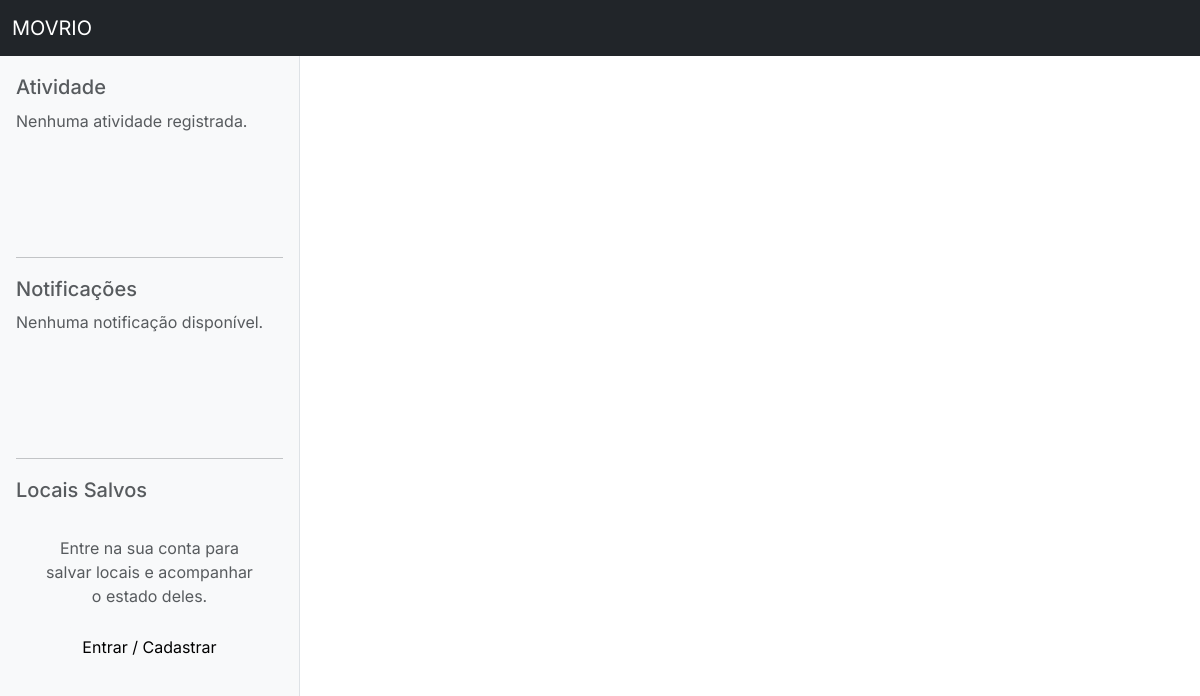
The app's page /, older data.
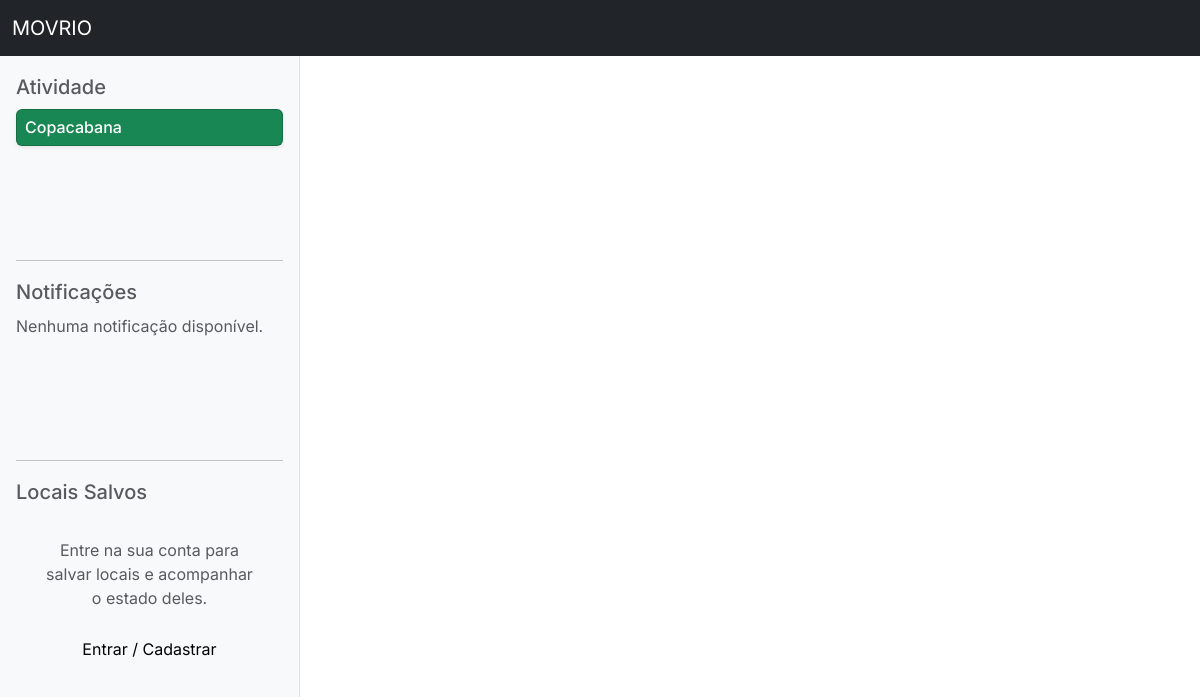
The same page, newer data.
### visualizer/models.py (models this page shows, shortened)
class Place(models.Model, Publisher):
    class PlaceType(models.TextChoices):
        RUA = "RUA", "Rua"
        PRAIA = "PRAIA", "Praia"
        BAIRRO = "BAIRRO", "Bairro"
        PONTO_TURISTICO = "PT_TUR", "Ponto Turístico"
        PRACA = "PRACA", "Praça"
    class StatusType(models.TextChoices):
        POUCO_MOVIMENTADO = "PM", "Pouco movimentado"
        MOVIMENTACAO_INTENSA = "MI", "Movimentação intensa"
        MUITO_MOVIMENTADO = "MM", "Muito movimentado"
    type = models.CharField(max_length=6, choices=PlaceType, default=PlaceType.BAIRRO, db_column="type")
    status = models.CharField(max_length=2, choices=StatusType)
    name = models.CharField(max_length=30)
    latitude = models.FloatField()
    longitude = models.FloatField()
    observers = models.ManyToManyField('UserProfile', related_name="saved_places")

### visualizer/views.py (the view)
# urls.py: path('', views.index, name='index')
def index(request):
    template = loader.get_template("visualizer/heatmap.html")
    places = Place.objects.all()
    heatmap_data = []
    for place in places:
        latest_estimate = place.estimates.order_by('-datetime').first()  # Pegando a estimativa mais recente
        if latest_estimate:  # 🔹 Verifica se existe pelo menos uma estimativa
            heatmap_data.append({
                "lat": place.latitude,
                "lng": place.longitude,
                "weight": latest_estimate.amount  # Usa a quantidade de pessoas como peso do mapa de calor
            })
    activity_data = []
    for place in places:
        estimates = place.estimates.order_by('datetime')
        if estimates.exists():  # 🔹 Garante que o local tem estimativas
            current_estimate = estimates.first()
            future_estimate = estimates.filter(datetime__gt=current_estimate.datetime).first()
            trend_icon = "ti ti-line-dashed"
            if future_estimate:
                if future_estimate.amount > current_estimate.amount:
                    trend_icon = "ti ti-trending-up"
                elif future_estimate.amount < current_estimate.amount:
                    trend_icon = "ti ti-trending-down"
            activity_data.append({
                "name": place.name,
                "status": place.status,
                "trend_icon": trend_icon
            })
    notifications = list(chain(
        ThirdPartyInformation.objects.order_by('-created_at')[:5],
        ImageInformation.objects.order_by('-created_at')[:5],
        VideoInformation.objects.order_by('-created_at')[:5]
    ))
    saved_places = []
    if request.user.is_authenticated:
        user_profile = UserProfile.objects.get(user=request.user)
        saved_places = user_profile.saved_places.all()
    context = {
        "heatmap_data": json.dumps(heatmap_data),
        "google_maps_api_key": settings.GOOGLE_MAPS_API_KEY,
        "activity_data": activity_data,
        "notifications": notifications,
        "saved_places": saved_places,
        "user_authenticated": request.user.is_authenticated
    }
    return HttpResponse(template.render(context, request))

### visualizer/templates/visualizer/heatmap.html (shortened to what this page needs)
{% extends "visualizer/base.html" %}
{% load static %}
{% block content %}
<div class="d-flex w-100 h-100">
    <div class="d-flex flex-column bg-light border-end p-3" style="width: 300px; overflow-y: auto;">
        <div class="flex-grow-1">
            <h6 class="text-muted fs-5">
                 Atividade
            </h6>
            <div class="scrollable-section">
                {% for place in activity_data %}
                    <div class="card p-2 mb-2 shadow-sm
                        {% if place.status == 'PM' %} bg-success text-white
                        {% elif place.status == 'MI' %} bg-warning text-dark
                        {% else %} bg-danger text-white {% endif %}">
                        <div class="d-flex justify-content-between align-items-center">
                            <h6 class="mb-0 fs-7">{{ place.name }}</h6>
                        </div>
                    </div>
                {% empty %}
                    <p class="text-muted fs-7">Nenhuma atividade registrada.</p>
                {% endfor %}
            </div>
        </div>
        <hr>
        <div class="flex-grow-1">
            <h6 class="text-muted fs-5">
                 Notificações
            </h6>
            <div class="scrollable-section">
                {% for notification in notifications %}
                    <div class="card p-3 mb-3 shadow-sm">
                        <div class="d-flex align-items-center">
                            <i class="ti ti-info-circle fs-4 text-primary"></i>
                            <h6 class="ms-2 mb-0 fs-5">{{ notification.title }}</h6>
                        </div>
                        <p class="mt-2 text-muted fs-5">{{ notification.description }}</p>
                        <div class="d-flex justify-content-end">
                            <a href="#" class="text-decoration-none">Ver mais</a>
                        </div>
                    </div>
                {% empty %}
                    <p class="text-muted fs-7">Nenhuma notificação disponível.</p>
                {% endfor %}
            </div>
        </div>
        <hr>
        <div class="flex-grow-1">
            <h6 class="text-muted fs-5">
                 Locais Salvos
            </h6>
            <div class="scrollable-section">
                {% if user_authenticated %}
                    {% for place in activity_data %}
                        <div class="card p-2 mb-2 border-primary text-primary shadow-sm">
                            <div class="d-flex justify-content-between align-items-center">
                                <h6 class="mb-0 fs-7">{{ place.name }}</h6>
                                <i class="{{ place.trend_icon }} fs-4"></i>
                            </div>
                        </div>
                    {% empty %}
                        <p class="text-muted fs-5">Você ainda não salvou nenhum local.</p>
                    {% endfor %}
                {% else %}
                    <div class="text-center p-4">
                        <p class="text-muted fs-7">Entre na sua conta para salvar locais e acompanhar o estado deles.</p>
                        <a href="#" class="btn btn-light fs-8"> Entrar / Cadastrar</a>
                    </div>
                {% endif %}
            </div>
        </div>
    </div>
    <div class="flex-grow-1">
        <div id="map" class="w-100 h-100"></div>
    </div>
</div>
{% endblock %}

### visualizer/templates/visualizer/base.html (shortened to what this page needs)
{% load static %}
<!DOCTYPE html>
<html lang="en">
<head>
    <link href="https://cdn.jsdelivr.net/npm/bootstrap@5.3.3/dist/css/bootstrap.min.css" rel="stylesheet">
    <link rel="stylesheet" href="https://cdn.jsdelivr.net/npm/@tabler/icons-webfont@latest/tabler-icons.min.css">
     <link href="{% static 'visualizer/css/style.css' %}" rel="stylesheet">
</head>
<body>
    <nav class="navbar navbar-expand-lg navbar-dark bg-dark">
        <div class="container-fluid">
            <a class="navbar-brand" href="#">MOVRIO</a>
        </div>
    </nav>
    <div class="content-container d-flex w-100">
        {% block content %}{% endblock %}
    </div>
</body>
</html>

### visualizer/static/visualizer/css/style.css (style rules this page uses)
:root { --bs-body-font-family: 'Inter', sans-serif !important; }

### visualizer/templates/visualizer/base.html (style rules this page uses)
html, body { height: 100%; margin: 0; padding: 0; overflow: hidden; }
.content-container { height: calc(100vh - 56px); }

### visualizer/templates/visualizer/heatmap.html (style rules this page uses)
html, body { height: 100%; margin: 0; overflow: hidden; }
#map { width: 100%; height: 100%; }

Row changes from the older to the newer data that the page shows:
added Place: name "Copacabana"
Text that changed along with them:
text no longer shown: "Nenhuma atividade registrada."
